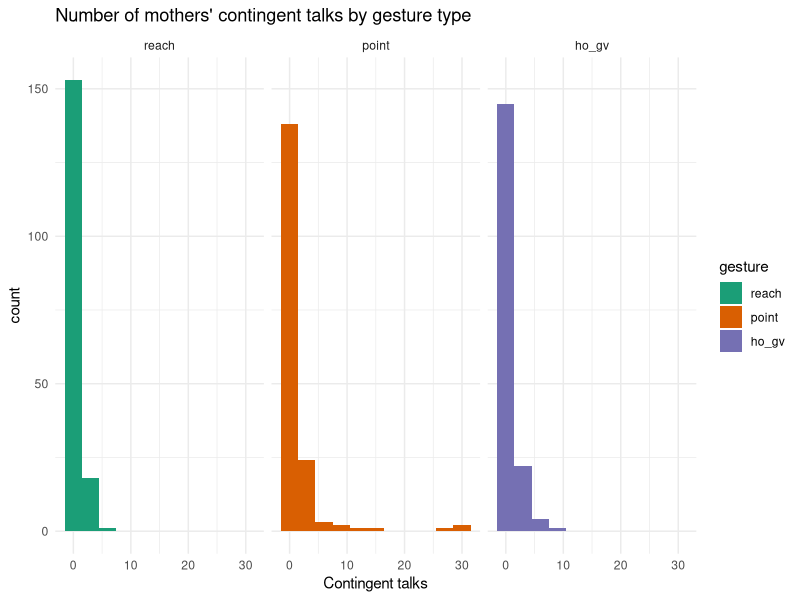
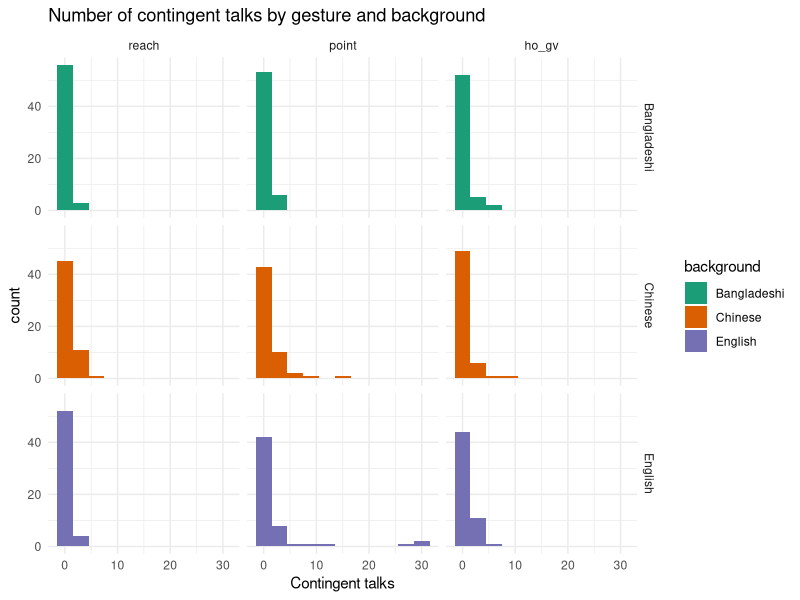
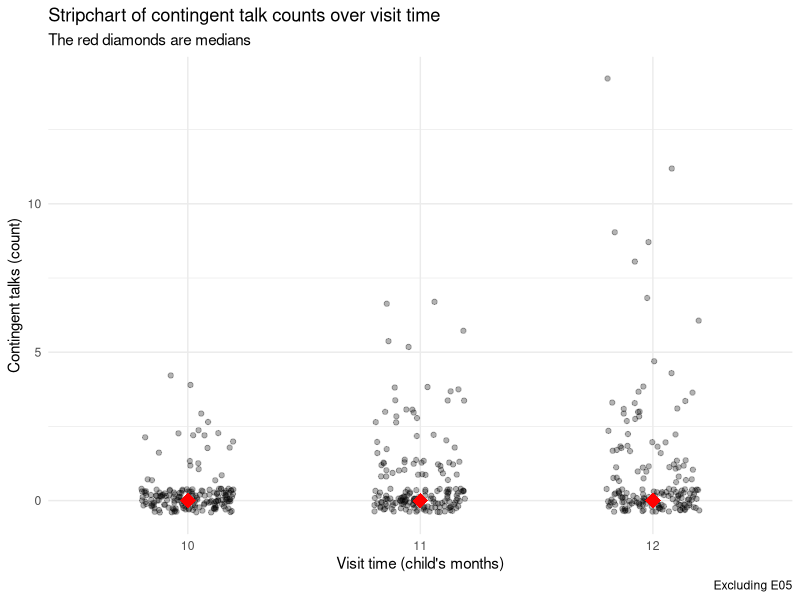
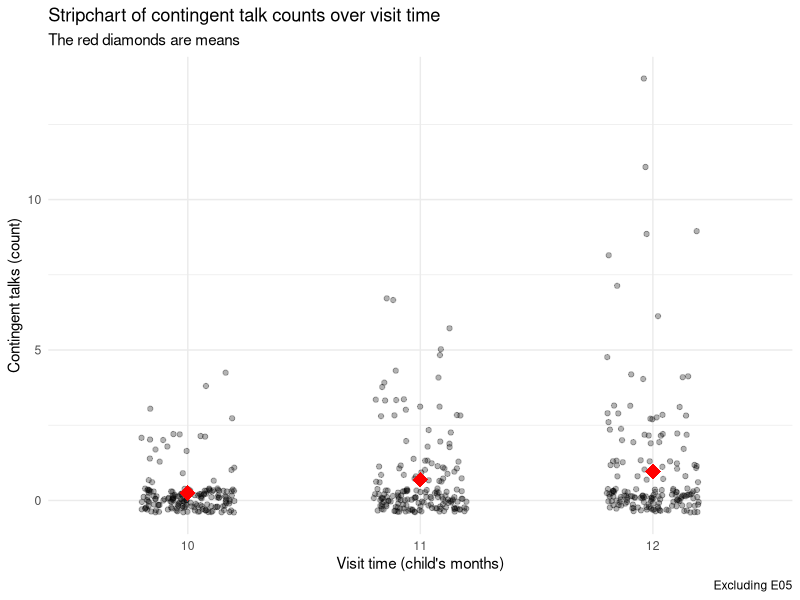
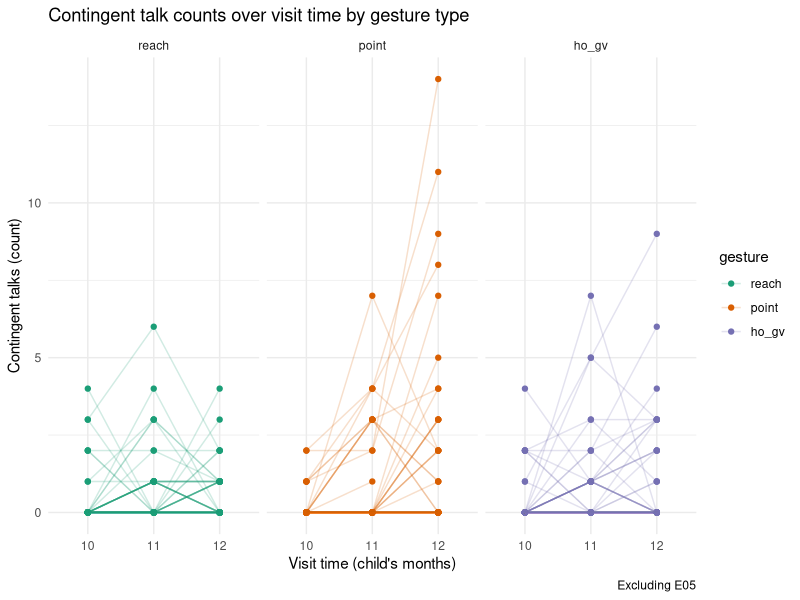
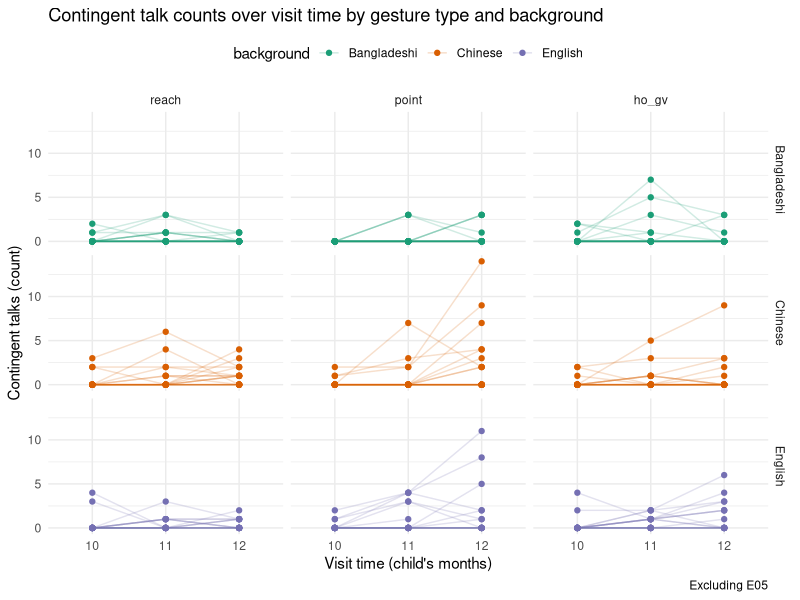

These charts were generated, in order, by the following R code:
## ---- chunk 1
knitr::opts_chunk$set(echo = TRUE)
knitr::opts_chunk$set(echo = FALSE, fig.align = "center")
knitr::opts_knit$set(root.dir = normalizePath("../../"))
library(tidyverse)
theme_set(theme_minimal())
scale_colour_discrete <- function(...) scale_color_brewer(..., type = "qual", palette = "Dark2")
scale_fill_discrete <- function(...) scale_fill_brewer(..., type = "qual", palette = "Dark2")
## ---- chunk 2
gestures <- read_csv("./data/gestures.csv")

gestures_tot <- gestures %>%
  group_by(dyad, background, months, gesture) %>%
  summarise(
    count = sum(count),
    ct = sum(ct)
  ) %>%
  ungroup() %>%
  mutate(
    gesture = factor(gesture, levels = c("reach", "point", "ho_gv"))
  ) %>%
  mutate_if(is.character, as.factor)
## ---- chunk 3
gestures_tot %>%
  ggplot(aes(ct, fill = gesture)) +
  geom_histogram(binwidth = 3) +
  facet_grid(~ gesture) +
  labs(
    title = "Number of mothers' contingent talks by gesture type",
    x = "Contingent talks"
  )
## ---- chunk 4
gestures_tot %>%
  ggplot(aes(ct, fill = background)) +
  geom_histogram(binwidth = 3) +
  facet_grid(background ~ gesture) +
  labs(
    title = "Number of contingent talks by gesture and background",
    x = "Contingent talks"
  )
## ---- chunk 5
gestures_tot %>%
  filter(ct < 20) %>%
  ggplot(aes(as.factor(months), ct)) +
  geom_jitter(width = 0.2, alpha = 0.3) +
  stat_summary(fun.y = median, geom = "point", shape = 18, size = 5, color = "red") +
  labs(
    title = "Stripchart of contingent talk counts over visit time",
    subtitle = "The red diamonds are medians",
    caption = "Excluding E05",
    x = "Visit time (child's months)",
    y = "Contingent talks (count)"
  )
## ---- chunk 6
gestures_tot %>%
  filter(ct < 20) %>%
  ggplot(aes(as.factor(months), ct)) +
  geom_jitter(width = 0.2, alpha = 0.3) +
  stat_summary(fun.y = mean, geom = "point", shape = 18, size = 5, color = "red") +
  labs(
    title = "Stripchart of contingent talk counts over visit time",
    subtitle = "The red diamonds are means",
    caption = "Excluding E05",
    x = "Visit time (child's months)",
    y = "Contingent talks (count)"
  )
## ---- chunk 7
gestures_tot %>%
  filter(ct < 20) %>%
  ggplot(aes(as.factor(months), ct, group = dyad, colour = gesture)) +
  geom_point() +
  geom_line(alpha = 0.2) +
  facet_grid(~ gesture) +
  labs(
    title = "Contingent talk counts over visit time by gesture type",
    caption = "Excluding E05",
    x = "Visit time (child's months)",
    y = "Contingent talks (count)"
  )
## ---- chunk 8
gestures_tot %>%
  filter(ct < 20) %>%
  ggplot(aes(as.factor(months), ct, group = dyad, colour = background)) +
  geom_point() +
  geom_line(alpha = 0.2) +
  facet_grid(background ~ gesture) +
  labs(
    title = "Contingent talk counts over visit time by gesture type and background",
    caption = "Excluding E05",
    x = "Visit time (child's months)",
    y = "Contingent talks (count)"
  ) +
  theme(legend.position = "top")
